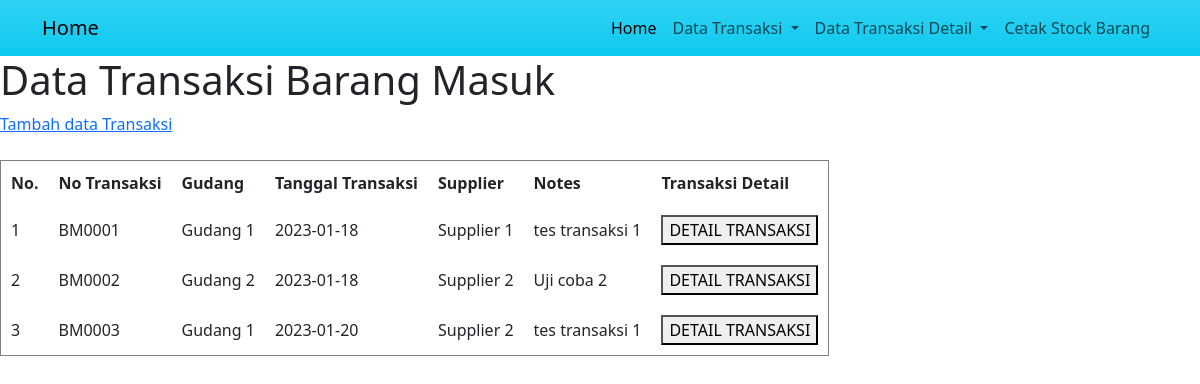
Screenshot of /dataBrgInHeader.php with the database file from the repository.
### tables this page shows
CREATE TABLE `tb_penerimaanbrgheader` (
  `TrxInPK` int(11) NOT NULL,
  `TrxInNo` varchar(200) NOT NULL,
  `WhsIdf` int(11) NOT NULL,
  `TrxInDate` date NOT NULL,
  `TrxInSuppIdf` int(11) NOT NULL,
  `TrxInNotes` varchar(225) NOT NULL
);

CREATE TABLE `m_warehouse` (
  `WhsPK` int(11) NOT NULL,
  `WhsName` varchar(200) NOT NULL
);

CREATE TABLE `m_supplier` (
  `SupplierPK` int(11) NOT NULL,
  `SupplierName` varchar(100) NOT NULL
);

### config.php (called while the page is built, shortened)
<?php
$hostName = 'localhost';
$userName = 'root';
$password = '';
$dataBase = 'gudang';
$conn = mysqli_connect($hostName, $userName, $password, $dataBase);
function query($query) {
	global $conn;
	$result = mysqli_query($conn, $query);
	$rows = [];
	while( $row = mysqli_fetch_assoc($result) ) {
		$rows[] = $row;
	}
	return $rows;
}
?>

### dataBrgInHeader.php (the view, shortened to what this page needs)
<?php
require 'config.php';
$result = query("SELECT `brg`.`TrxInPK` AS 'id', `brg`.`TrxInNo` AS 'noDoc', `wh`.`WhsName` AS 'gudang', `brg`.`TrxInDate` AS 'tanggal', `sp`.`SupplierName` AS 'supplier', `brg`.`TrxInNotes` AS 'notes'
FROM `tb_penerimaanbrgheader` `brg`
INNER JOIN `m_warehouse` `wh` ON `brg`.`WhsIdf` = `wh`.`WhsPK`
INNER JOIN `m_supplier` `sp` ON `brg`.`TrxInSuppIdf` = `sp`.`SupplierPK`");
?>
<!DOCTYPE html>
<html lang="en">
  <head>
    <link href="https://cdn.jsdelivr.net/npm/bootstrap@5.3.0-alpha1/dist/css/bootstrap.min.css" rel="stylesheet">
  </head>
  <body>
<nav class="navbar navbar-expand-lg bg-info bg-gradient">
  <div class="container">
    <a class="navbar-brand" href="#">Home</a>
    <div class="collapse navbar-collapse" id="navbarSupportedContent">
      <ul class="navbar-nav ms-auto mb-2 mb-lg-0">
        <li class="nav-item">
          <a class="nav-link active" aria-current="page" href="index.php">Home</a>
        </li>
        <li class="nav-item dropdown">
          <a class="nav-link dropdown-toggle" href="#" role="button" data-bs-toggle="dropdown" aria-expanded="false">
            Data Transaksi
          </a>
        </li>
        <li class="nav-item dropdown">
          <a class="nav-link dropdown-toggle" href="#" role="button" data-bs-toggle="dropdown" aria-expanded="false">
            Data Transaksi Detail
          </a>
        </li>
        <li class="nav-item">
          <a class="nav-link" href="stock.php">Cetak Stock Barang</a>
        </li>
      </ul>
    </div>
  </div>
</nav>
<h1>Data Transaksi Barang Masuk</h1>
<a href="formTrxInbrgHeader.php">Tambah data Transaksi</a>
<br><br>
<table border="1" cellpadding="10" cellspacing="0">
	<tr>
		<th>No.</th>
		<th>No Transaksi</th>
		<th>Gudang</th>
		<th>Tanggal Transaksi</th>
		<th>Supplier</th>
		<th>Notes</th>
		<th>Transaksi Detail</th>
	</tr>
	<?php $i = 1; ?>
	<?php foreach( $result as $row ) : ?>
	<tr>
		<td><?= $i; ?></td>
		<td><?= $row["noDoc"]; ?></td>
		<td><?= $row["gudang"]; ?></td>
		<td><?= $row["tanggal"]; ?></td>
		<td><?= $row["supplier"]; ?></td>
		<td><?= $row["notes"]; ?></td>
		<td>
			<a href="dataBrgInDetail.php?docNo=<?= $row["noDoc"]; ?>">
				<button>DETAIL TRANSAKSI</button>
			</a>
		</td>
	</tr>
	<?php $i++; ?>
	<?php endforeach; ?>
</table>
</body>
</html>

### rows the page displays
tb_penerimaanbrgheader: TrxInNo "BM0001", WhsIdf.WhsName "Gudang 1", TrxInDate "2023-01-18", TrxInSuppIdf.SupplierName "Supplier 1", TrxInNotes "tes transaksi 1"
tb_penerimaanbrgheader: TrxInNo "BM0002", WhsIdf.WhsName "Gudang 2", TrxInDate "2023-01-18", TrxInSuppIdf.SupplierName "Supplier 2", TrxInNotes "Uji coba 2"
tb_penerimaanbrgheader: TrxInNo "BM0003", WhsIdf.WhsName "Gudang 1", TrxInDate "2023-01-20", TrxInSuppIdf.SupplierName "Supplier 2", TrxInNotes "tes transaksi 1"
